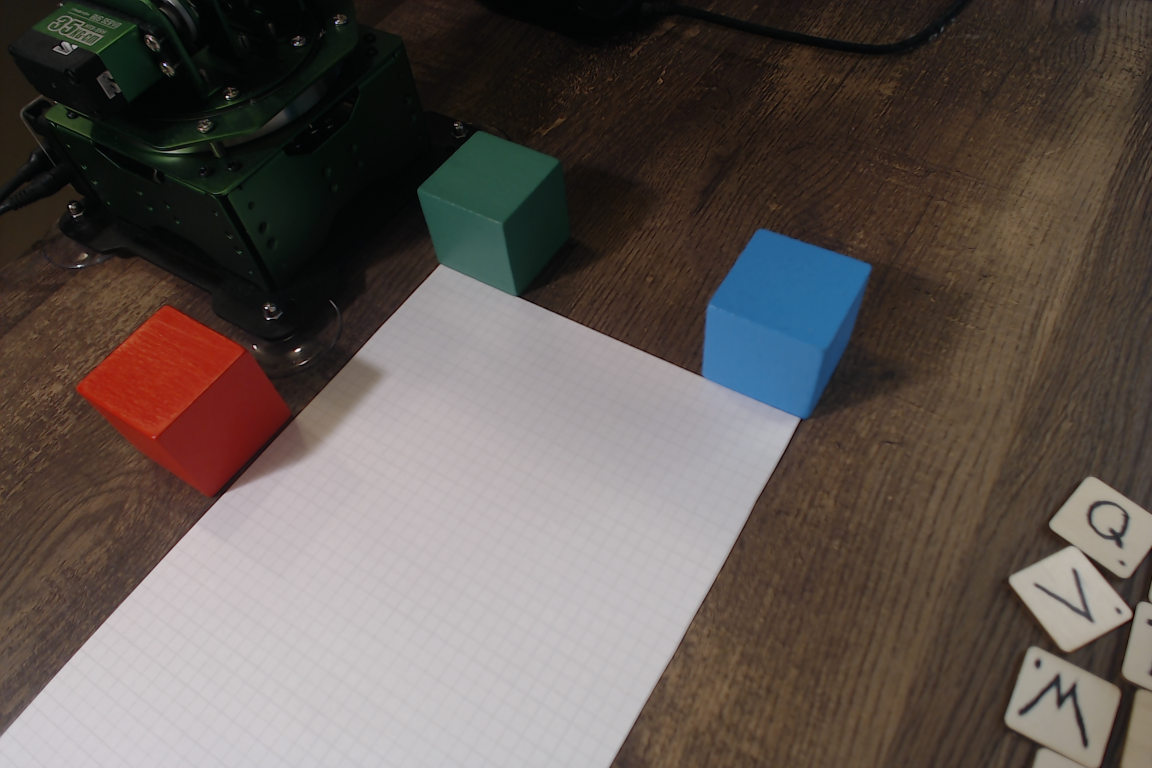
#> input picture impala/agenttools/cube-grid/frame.png, 2304 x 1536 px (shown at 1/2 size)
$ python paper.py frame.png
#> lines starting #> are read from the running program, lines starting #| are printed output that depends on the picture; after the words box and inside, x2 and y2 are one past the last pixel; in counts of white or black regions, pixels touching at a corner belong together
#!/usr/bin/env python3
"""The owner's grid paper (5 mm squares, flat on the desk) through camera.json: does the calibration's desk (z 0) lie
on the paper's printed grid all over the sheet? No arm.

    .venv/bin/python impala/agenttools/cube-grid/paper.py frame.png

The sheet is looked at from straight above through camera.json (each desk mm taken to its frame pixel), its printed
lines found in strips 10 mm wide, both ways. A perfect 5 mm grid is laid on them (its place and turn free, and its
pitch, to see the calibration's scale). Prints the misses by region and the squares' size along the sheet; writes
lines.json (each line point: family, line number, desk mm as the calibration sees it, frame pixel).
"""

import json
import math
import sys
from pathlib import Path

import cv2
import numpy as np

HERE = Path(__file__).resolve().parent
ROOT = HERE.parents[1]
PX_PER_MM = 8.0
STRIP_MM = 10.0
SQUARE_MM = 5.0


def line_positions(profile, mm_per_px):
    """The dark lines' places along `profile`, mm, each to a fraction of a sample (agenttools/lens/grid-lines.py)."""
    signal = profile - np.convolve(profile, np.ones(81) / 81, mode="same")
    places = []
    strong = np.abs(signal[45:-45]).max() if len(signal) > 90 else 0
    for index in range(45, len(signal) - 45):
        window = signal[index - 12:index + 13]
        if signal[index] == window.min() and signal[index] < -0.25 * strong:
            before, here, after = signal[index - 1:index + 2]
            shift = 0.5 * (before - after) / (before - 2 * here + after)
            places.append((index + shift) * mm_per_px)
    return np.array(places)


def main():
    frame = cv2.imread(str(HERE / sys.argv[1]))
#> frame is the input picture: shape (1536, 2304, 3); mean B, G, R 81.6, 86.5, 95.6
    gray = cv2.cvtColor(frame, cv2.COLOR_BGR2GRAY).astype(np.float32)
    height, width = gray.shape
#> height = 1536; width = 2304
    which = sys.argv[2] if len(sys.argv) > 2 else "desk_to_pixel"         # or true_to_pixel: the camera's own mm
    matrix = np.array(json.loads((ROOT / "config" / "camera.json").read_text())[which])
#> (reads impala/agenttools/baseline/camera.json from the repository)
    plane = matrix[:, [0, 1, 3]]

    def to_pixel(desk):                                   # (..., 2) desk mm at z 0 -> (..., 2) pixels
        h = np.concatenate((desk, np.ones(desk.shape[:-1] + (1,))), axis=-1) @ plane.T
        return h[..., :2] / h[..., 2:]

    # the sheet: the largest bright patch of the desk seen from above, coarse
    xs, ys = np.arange(-400, 400, 1.0), np.arange(-450, 100, 1.0)
    mesh = np.stack(np.meshgrid(xs, ys, indexing="xy"), axis=-1)
    pix = to_pixel(mesh).astype(np.float32)
    coarse = cv2.remap(gray, pix[..., 0], pix[..., 1], cv2.INTER_LINEAR, borderValue=0)
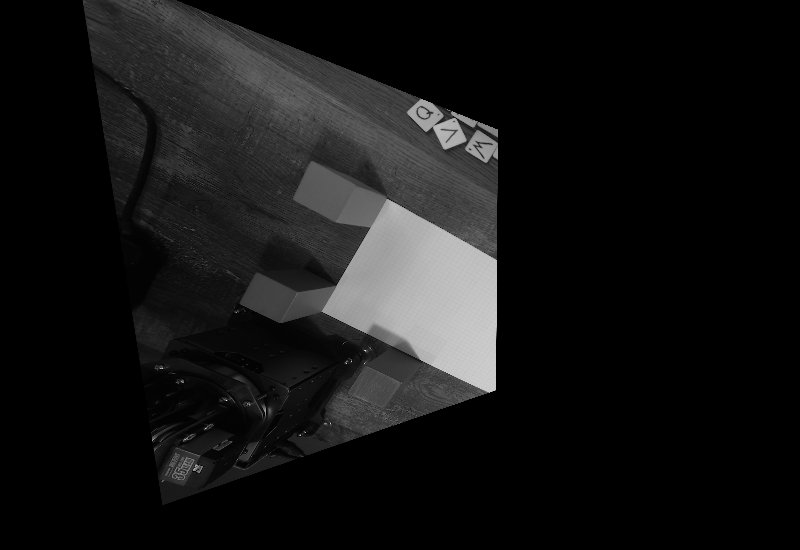
#> coarse: shape (550, 800) float32; min 0, max 231.9, mean 21.1
    bright = (coarse > np.percentile(coarse[coarse > 0], 80)).astype(np.uint8)
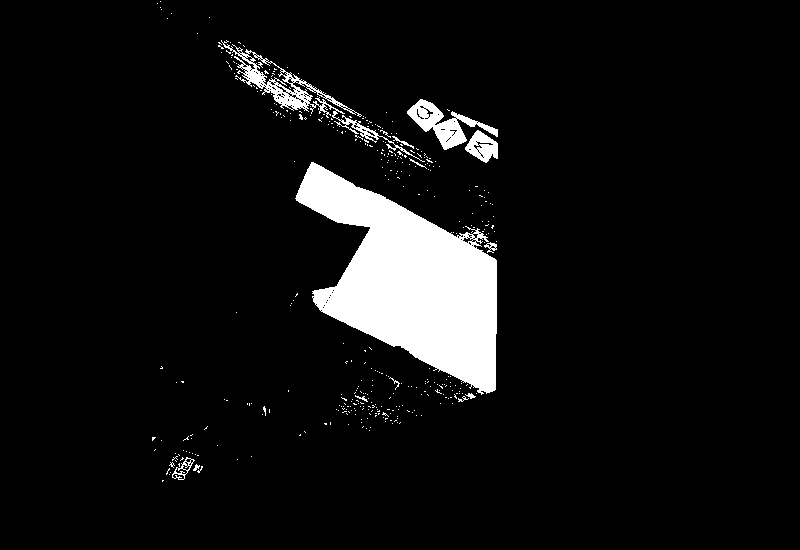
#> bright: shape (550, 800); values 0 (black) and 1 (white), 6.8% white; 387 white regions (373 under 20 px), largest, box (x1, y1, x2, y2) and area: (295, 162, 497, 395) 24088, (221, 40, 425, 162) 2282, (407, 99, 498, 150) 1583
    count, labels, stats, _ = cv2.connectedComponentsWithStats(bright)
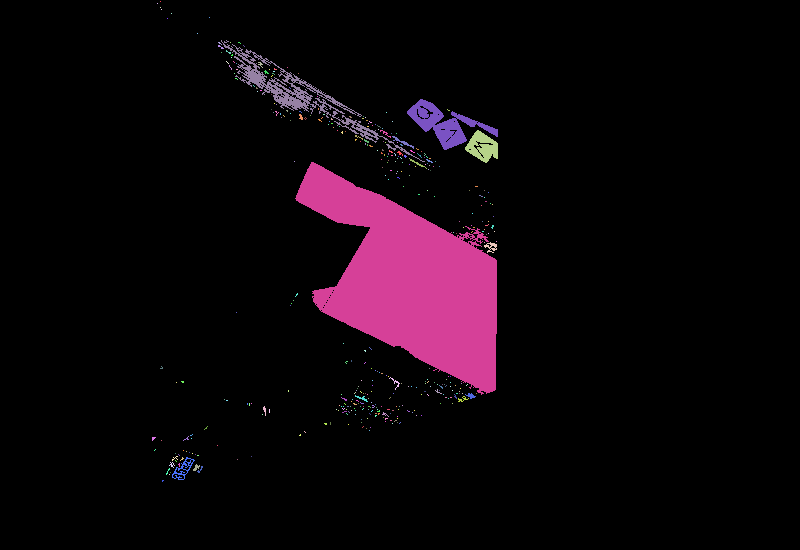
#> labels: shape (550, 800) int32; 388 distinct labels, from 0 to 387; one colour per label, 0 black
#> count = 388; stats = 388 rows, first 6: [0, 0, 800, 550, 410126], [160, 1, 1, 1, 1], [157, 3, 1, 1, 1], [160, 7, 1, 1, 1], [161, 9, 1, 1, 1], [171, 13, 1, 1, 1]
    biggest = 1 + int(np.argmax(stats[1:, cv2.CC_STAT_AREA]))
#> biggest = 133
    contour = cv2.findContours((labels == biggest).astype(np.uint8), cv2.RETR_EXTERNAL, cv2.CHAIN_APPROX_NONE)[0][0]
#> contour = contour of 851 points, box (x1, y1, x2, y2) (295, 162, 497, 395), area 23740
    (cx, cy), (w, h), angle = cv2.minAreaRect(contour)
#> cx = 403.8; cy = 273.4; w = 146.7; h = 266.5; angle = -63.43
    centre = np.array([xs[0] + cx, ys[0] + cy])
#> centre = [3.8, -176.6]
    turn = math.radians(angle)
#> turn = -1.11
    u = np.array([math.cos(turn), math.sin(turn)])
#> u = [0.447, -0.894]
    v = np.array([-u[1], u[0]])
#> v = [0.894, 0.447]
    print(f"sheet seen {w:.0f} x {h:.0f} mm (in view), centre ({centre[0]:.0f}, {centre[1]:.0f}), turn {angle:.1f} deg")
#| sheet seen 147 x 267 mm (in view), centre (4, -177), turn -63.4 deg
    # fine top-down view along the sheet's sides
    us = np.arange(-w / 2 + 4, w / 2 - 4, 1 / PX_PER_MM)
#> us = 1110 values from -69.34 to 69.28
    vs = np.arange(-h / 2 + 4, h / 2 - 4, 1 / PX_PER_MM)
#> vs = 2069 values from -129.3 to 129.2
    grid_u, grid_v = np.meshgrid(us, vs, indexing="ij")
    desk = centre + grid_u[..., None] * u + grid_v[..., None] * v
    pix = to_pixel(desk).astype(np.float32)
#> in to_pixel (call 2), `h = np.concatenate((desk, np.ones(desk.shape[:-1] + (1,))), axis=-1) @..`:
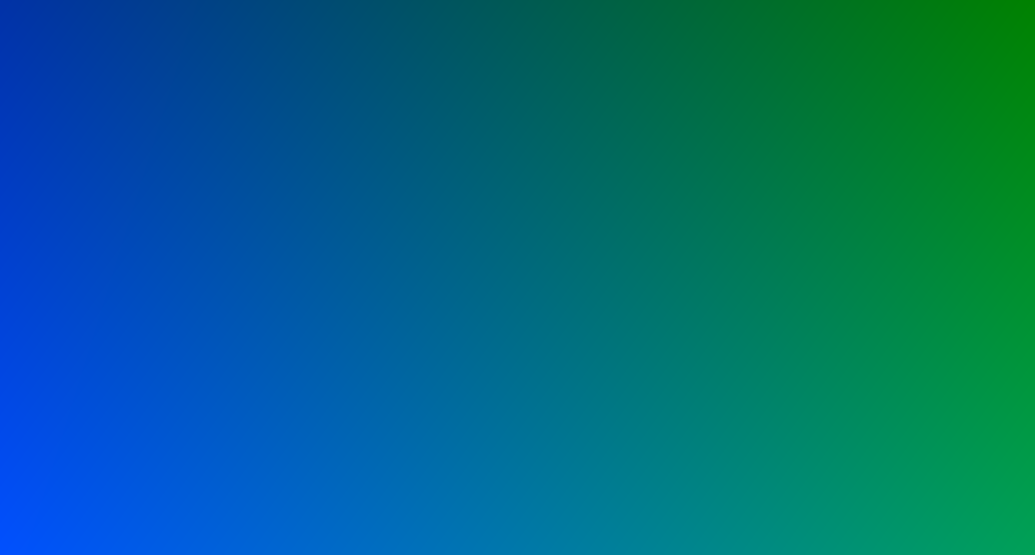
#> h: shape (1110, 2069, 3) float64 (shown at 1/2 size); mean of channels 0, 1, 2 307655.5, 253970.3, 279.1; drawn with min black and max white
    inside = (pix[..., 0] > 2) & (pix[..., 0] < width - 3) & (pix[..., 1] > 2) & (pix[..., 1] < height - 3)
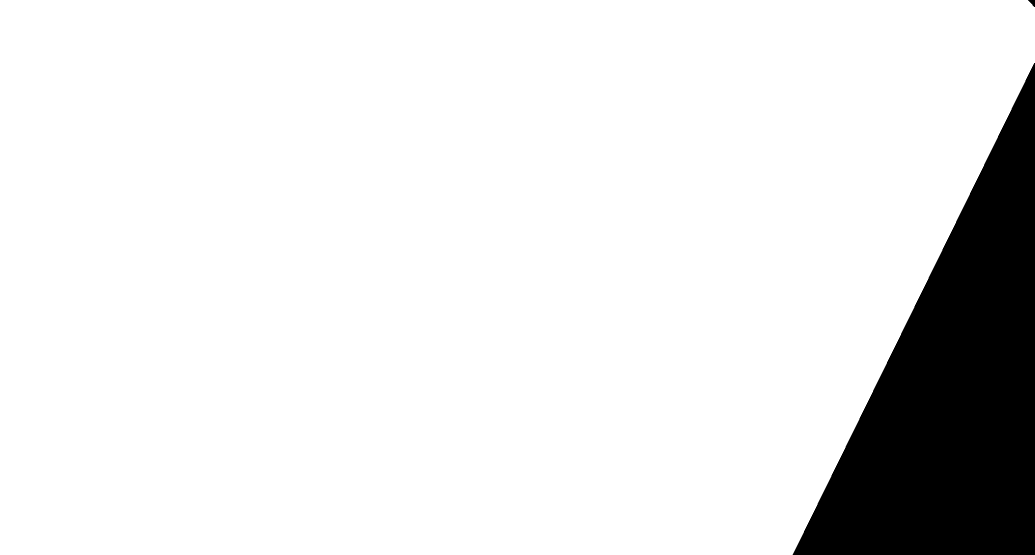
#> inside: shape (1110, 2069) bool (shown at 1/2 size); 89.6% white; 2 black regions, box (x1, y1, x2, y2) and area: (1585, 126, 2069, 1110) 238330, (2056, 0, 2069, 14) 95
    top = cv2.remap(gray, pix[..., 0], pix[..., 1], cv2.INTER_LINEAR, borderValue=0)
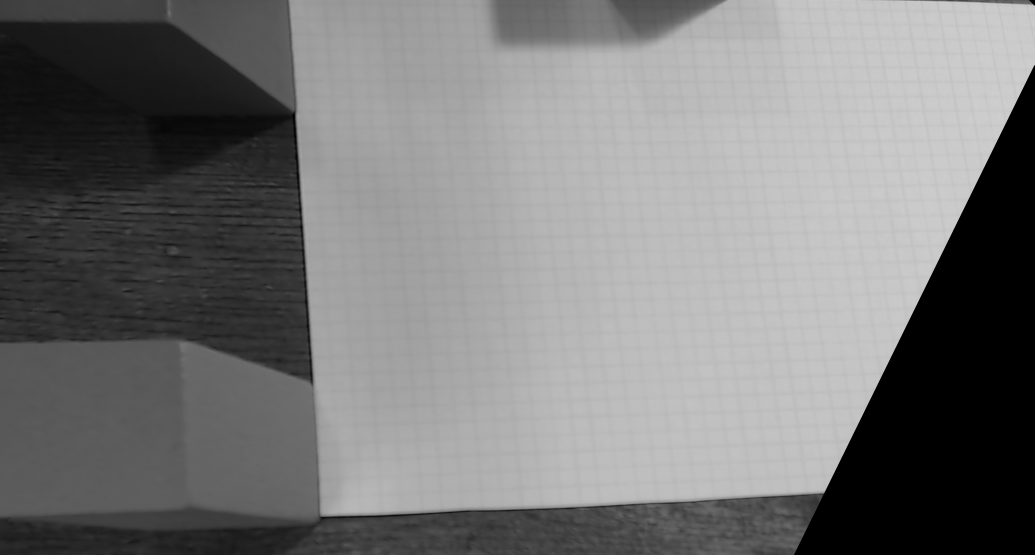
#> top: shape (1110, 2069) float32 (shown at 1/2 size); min 0, max 207, mean 120.9
    paper = inside & (top > np.percentile(top[inside], 30))
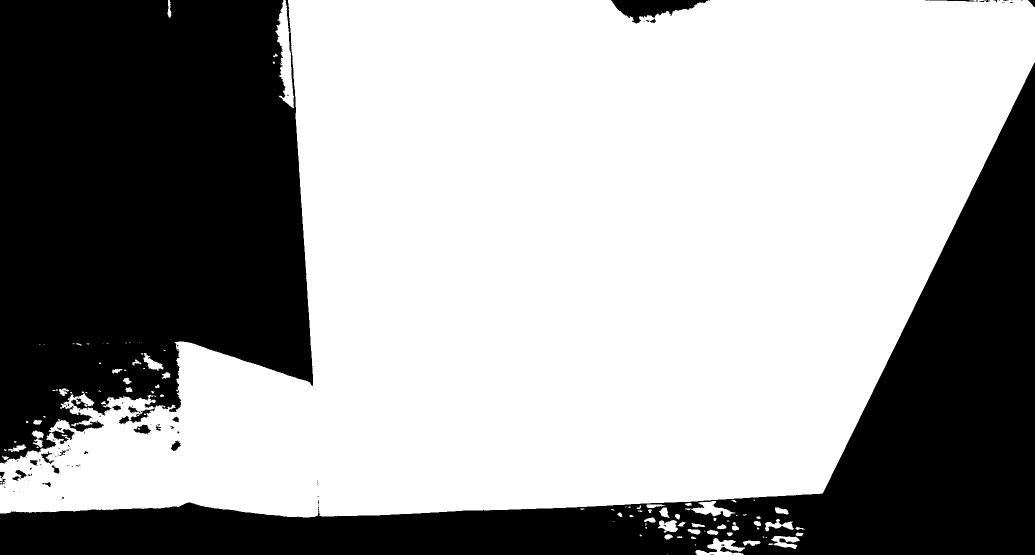
#> paper: shape (1110, 2069) bool (shown at 1/2 size); 62.6% white; 120 black regions (94 under 20 px), largest, box (x1, y1, x2, y2) and area: (0, 0, 626, 926) 470541, (0, 126, 2069, 1110) 380678, (1222, 0, 1416, 47) 4570
    found = []                                            # family, along-mm (line's place), across-mm (strip middle)
    strip = int(STRIP_MM * PX_PER_MM)
    for family, (along, across, image, mask) in enumerate(((us, vs, top, paper), (vs, us, top.T, paper.T))):
        for first in range(0, len(across) - strip + 1, strip):
            block = image[:, first:first + strip]
            ok = mask[:, first:first + strip].all(axis=1)
            if ok.sum() < 200:
                continue
            # the longest run of rows wholly on the paper
            runs, start = [], None
            for index, good in enumerate(np.append(ok, False)):
                if good and start is None:
                    start = index
                elif not good and start is not None:
                    runs.append((start, index))
                    start = None
            a, b = max(runs, key=lambda run: run[1] - run[0])
            if b - a < 200:
                continue
            places = line_positions(block[a:b].mean(axis=1), 1 / PX_PER_MM) + along[a]
            middle = across[first:first + strip].mean()
            found += [(family, place, middle) for place in places]
#> this loop made 2 passes
#> family on passes 1 to 2: 0, 1
#> after the loop, found = 572 items, first 6: (0, 29.02, -74.33), (0, 31.51, -74.33), (0, 33.9, -74.33), (0, 40.67, -74.33), (0, 43.36, -74.33), (0, 48.18, -74.33)
    found = np.array(found)
#> found = 572 rows, first 8: [0, 29.02, -74.33], [0, 31.51, -74.33], [0, 33.9, -74.33], [0, 40.67, -74.33], [0, 43.36, -74.33], [0, 48.18, -74.33], [0, 35.17, -64.33], [0, 39.57, -64.33]
    # each line point back to desk mm (as the calibration has it) and to the frame
    sheet = np.where(found[:, :1] == 0, found[:, [1, 2]], found[:, [2, 1]])        # (u, v) on the sheet
#> sheet = 572 pairs, first value -64.41 to 50.31, second value -74.33 to 119.4
    desk_pts = centre + sheet[:, :1] * u + sheet[:, 1:2] * v
#> desk_pts = 572 pairs, first value -62.99 to 88.81, second value -252.9 to -68.68
    pixels = to_pixel(desk_pts)
#> in to_pixel (call 3), `h = np.concatenate((desk, np.ones(desk.shape[:-1] + (1,))), axis=-1) @..`: h = 572 rows, first 8: [469120.5, 213696.1, 319.1], [472952.7, 215034.2, 318.6], [476634.9, 216319.9, 318.1], [487043.4, 219954.3, 316.8], [491199.7, 221405.6, 316.3], [498607.3, 223992.2, 315.4], [462867.5, 224519.1, 311.8], [469652.6, 226888.3, 310.9]
#> pixels = 572 pairs, first value 132.8 to 1580.8, second value 591.6 to 1472.2
    # a perfect grid: family 0 lines at u' = s0 + p n, family 1 at v' = s1 + p n, (u', v') the sheet turned by a
    # little; solved by rounding line numbers, then least squares on shift, turn, pitch
    family = found[:, 0].astype(int)
#> family = 572 values from 0 to 1
    p, s, small = SQUARE_MM, np.zeros(2), 0.0
    for _ in range(10):
        rot = np.array([[1, -small], [small, 1]])
        turned = sheet @ rot.T
        coord = np.where(family == 0, turned[:, 0], turned[:, 1])
        number = np.round((coord - s[family]) / p)
        # linear in (s0, s1, p, small): coord + small * other - s_f - p n = 0
        other = np.where(family == 0, -sheet[:, 1], sheet[:, 0])
        rows = np.column_stack(((family == 0) * 1.0, (family == 1) * 1.0, number, -other))
        target = np.where(family == 0, sheet[:, 0], sheet[:, 1])
        solution = np.linalg.lstsq(rows, target, rcond=None)[0]
        s, p, small = solution[:2], solution[2], solution[3]
#> this loop made 10 passes
#> (rot, s, p, small) on passes 2 to 10: ([[1, -0.00184], [0.00184, 1]], [0.151, -0.0608], 4.99, 0.00278), ([[1, -0.00278], [0.00278, 1]], [0.192, -0.0825], 4.98, 0.00284), ([[1, -0.00284], [0.00284, 1]], [0.194, -0.0999], 4.98, 0.00323), ([[1, -0.00323], [0.00323, 1]], [0.201, -0.105], 4.98, 0.00359), ([[1, -0.00359], [0.00359, 1]], [0.217, -0.116], 4.98, 0.00376), ([[1, -0.00376], [0.00376, 1]], [0.212, -0.14], 4.99, 0.00396), ([[1, -0.00396], [0.00396, 1]], [0.212, -0.14], 4.99, 0.00396), ([[1, -0.00396], [0.00396, 1]], [0.212, -0.14], 4.99, 0.00396), ([[1, -0.00396], [0.00396, 1]], [0.212, -0.14], 4.99, 0.00396)
#> (s, p, small) on pass 1: ([0.0736, -0.0208], 4.99, 0.00184)
    miss = target - rows @ solution
#> miss = 572 values, max 2.49 at index 299, min -2.48 at index 359, mean 8.92e-15
    print(f"{len(found)} line points; the calibration's squares {p:.4f} mm on average; misses from that grid "
          f"rms {math.sqrt(np.mean(miss ** 2)):.3f} mm, 95% within {np.percentile(np.abs(miss), 95):.3f}")
#| 572 line points; the calibration's squares 4.9852 mm on average; misses from that grid rms 1.436 mm, 95% within 2.336
    # local square size: spacing of neighbouring lines in each strip, by where it is
    local = []
    for f in (0, 1):
        for middle in np.unique(found[family == f, 2]):
            sel = (family == f) & (found[:, 2] == middle)
            places = np.sort(found[sel, 1])
            gaps = np.diff(places)
            for place, gap in zip(places[:-1], gaps):
                if 0.6 * SQUARE_MM < gap < 1.4 * SQUARE_MM:
                    mid = (place + gap / 2, middle) if f == 0 else (middle, place + gap / 2)
                    local.append((f, *mid, gap))
#> after the loop, local = 512 items, first 6: (0, 37.29, -74.33, 6.76), (0, 45.77, -74.33, 4.81), (0, 37.37, -64.33, 4.41), (0, -58.82, -44.33, 3.73), (0, -54.96, -44.33, 3.98), (0, -51.07, -44.33, 3.8)
    local = np.array(local)
#> local = 512 rows, first 6: [0, 37.29, -74.33, 6.76], [0, 45.77, -74.33, 4.81], [0, 37.37, -64.33, 4.41], [0, -58.82, -44.33, 3.73], [0, -54.96, -44.33, 3.98], [0, -51.07, -44.33, 3.8]
    json.dump({"centre": centre.tolist(), "u": u.tolist(), "v": v.tolist(), "pitch": p,
               "points": [{"family": int(f), "sheet": list(map(float, sh)), "desk": list(map(float, d)),
                           "pixel": list(map(float, px)), "miss": float(m)}
                          for f, sh, d, px, m in zip(family, sheet, desk_pts, pixels, miss)],
               "local": local.tolist()}, open(HERE / "lines.json", "w"))
    # by region of the frame: thirds across and down
    # the squares' size along the sheet, by how far down the frame (toward the camera)
    lp = to_pixel(centre + local[:, 1:2] * u + local[:, 2:3] * v)
#> in to_pixel (call 4), `h = np.concatenate((desk, np.ones(desk.shape[:-1] + (1,))), axis=-1) @..`: h = 512 rows, first 8: [481839.1, 218137.1, 317.5], [494903.5, 222698.9, 315.9], [466260.1, 225703.7, 311.3], [286750.8, 189036.1, 317.5], [292687.7, 191109.1, 316.7], [298678.3, 193200.9, 316], [304676.1, 195295.2, 315.2], [310686.7, 197394, 314.5]
#> lp = 512 pairs, first value 145.4 to 1566.8, second value 595.5 to 1459.9
    print("the squares' size by how far down the frame (v px): along u (lines of family 0) / along v (family 1)")
    for lo in range(500, 1536, 200):
        sel = (lp[:, 1] >= lo) & (lp[:, 1] < lo + 200)
        cells = [f"{np.median(local[sel & (local[:, 0] == f), 3]):.3f} ({np.sum(sel & (local[:, 0] == f)):3d})"
                 if np.any(sel & (local[:, 0] == f)) else "   -        " for f in (0, 1)]
        print(f"   v {lo:4d}-{lo + 200:4d}: {cells[0]} / {cells[1]}")
#> this loop made 6 passes
#> cells on passes 1 to 6: ['3.915 ( 27)', '4.703 ( 15)'], ['4.097 ( 76)', '4.707 ( 70)'], ['3.798 ( 29)', '4.622 ( 70)'], ['3.849 ( 74)', '4.471 ( 55)'], ['3.850 ( 65)', '4.445 ( 31)'], ['   -        ', '   -        ']
#|    v  500- 700: 3.915 ( 27) / 4.703 ( 15)
#|    v  700- 900: 4.097 ( 76) / 4.707 ( 70)
#|    v  900-1100: 3.798 ( 29) / 4.622 ( 70)
#|    v 1100-1300: 3.849 ( 74) / 4.471 ( 55)
#|    v 1300-1500: 3.850 ( 65) / 4.445 ( 31)
#|    v 1500-1700:    -         /    -
    for f in (0, 1):
        sel = local[:, 0] == f
        coef = np.polyfit(lp[sel, 1], local[sel, 3], 1)
        print(f"   family {f}: size = {coef[1]:.3f} + {coef[0] * 1000:.4f} per 1000 px down")
#> this loop made 2 passes
#> coef on passes 1 to 2: [-0.000373, 4.35], [-0.000578, 5.16]
#|    family 0: size = 4.353 + -0.3729 per 1000 px down
#|    family 1: size = 5.164 + -0.5783 per 1000 px down
    print("misses by where in the frame (rms mm, points) and the squares' size there (mm, both ways):")
    for row in range(3):
        cells = []
        for col in range(3):
            sel = ((pixels[:, 0] // (width / 3)) == col) & ((pixels[:, 1] // (height / 3)) == row)
            lp = to_pixel(centre + local[:, 1:2] * u + local[:, 2:3] * v)
            lsel = ((lp[:, 0] // (width / 3)) == col) & ((lp[:, 1] // (height / 3)) == row)
            if sel.sum() < 10:
                cells.append("        -        ")
                continue
            sizes = [np.median(local[lsel & (local[:, 0] == f), 3]) if np.any(lsel & (local[:, 0] == f)) else np.nan
                     for f in (0, 1)]
            cells.append(f"{math.sqrt(np.mean(miss[sel] ** 2)):.2f} ({sel.sum():4d}) {sizes[0]:.3f}/{sizes[1]:.3f}")
        print("   " + " | ".join(cells))


if __name__ == "__main__":
    main()
